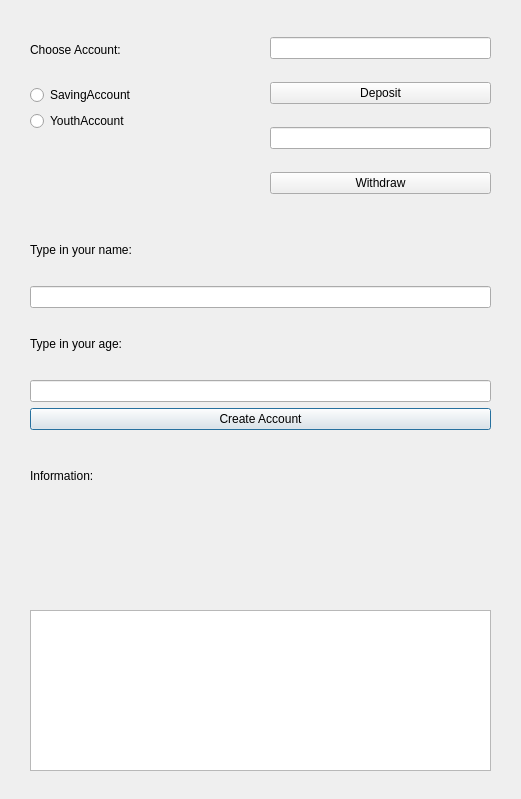
<?xml version="1.0" encoding="UTF-8"?>
<ui version="4.0">
 <class>Dialog</class>
 <widget class="QDialog" name="Dialog">
  <property name="geometry">
   <rect>
    <x>0</x>
    <y>0</y>
    <width>521</width>
    <height>799</height>
   </rect>
  </property>
  <property name="windowTitle">
   <string>Dialog</string>
  </property>
  <widget class="QLabel" name="label_4">
   <property name="geometry">
    <rect>
     <x>30</x>
     <y>440</y>
     <width>451</width>
     <height>71</height>
    </rect>
   </property>
   <property name="text">
    <string>Information:</string>
   </property>
  </widget>
  <widget class="QWidget" name="layoutWidget">
   <property name="geometry">
    <rect>
     <x>30</x>
     <y>220</y>
     <width>461</width>
     <height>210</height>
    </rect>
   </property>
   <layout class="QVBoxLayout" name="verticalLayout_3">
    <item>
     <layout class="QVBoxLayout" name="verticalLayout_2">
      <item>
       <widget class="QLabel" name="label_2">
        <property name="text">
         <string>Type in your name:</string>
        </property>
       </widget>
      </item>
      <item>
       <widget class="QLineEdit" name="lineEdit"/>
      </item>
      <item>
       <widget class="QLabel" name="label_3">
        <property name="text">
         <string>Type in your age:</string>
        </property>
       </widget>
      </item>
      <item>
       <widget class="QLineEdit" name="lineEdit_2"/>
      </item>
     </layout>
    </item>
    <item>
     <widget class="QPushButton" name="pushButton">
      <property name="text">
       <string>Create Account</string>
      </property>
     </widget>
    </item>
   </layout>
  </widget>
  <widget class="QWidget" name="layoutWidget">
   <property name="geometry">
    <rect>
     <x>270</x>
     <y>20</y>
     <width>221</width>
     <height>192</height>
    </rect>
   </property>
   <layout class="QVBoxLayout" name="verticalLayout_4">
    <item>
     <widget class="QLineEdit" name="lineEdit_3"/>
    </item>
    <item>
     <widget class="QPushButton" name="pushButton_2">
      <property name="text">
       <string>Deposit</string>
      </property>
     </widget>
    </item>
    <item>
     <widget class="QLineEdit" name="lineEdit_4"/>
    </item>
    <item>
     <widget class="QPushButton" name="pushButton_3">
      <property name="text">
       <string>Withdraw</string>
      </property>
     </widget>
    </item>
   </layout>
  </widget>
  <widget class="QWidget" name="layoutWidget">
   <property name="geometry">
    <rect>
     <x>30</x>
     <y>20</y>
     <width>183</width>
     <height>111</height>
    </rect>
   </property>
   <layout class="QVBoxLayout" name="verticalLayout_5">
    <item>
     <layout class="QVBoxLayout" name="verticalLayout">
      <item>
       <widget class="QLabel" name="label">
        <property name="text">
         <string>Choose Account:</string>
        </property>
       </widget>
      </item>
      <item>
       <widget class="QRadioButton" name="radioButton_2">
        <property name="text">
         <string>SavingAccount</string>
        </property>
       </widget>
      </item>
     </layout>
    </item>
    <item>
     <widget class="QRadioButton" name="radioButton">
      <property name="text">
       <string>YouthAccount</string>
      </property>
     </widget>
    </item>
   </layout>
  </widget>
  <widget class="QListWidget" name="listWidget">
   <property name="geometry">
    <rect>
     <x>30</x>
     <y>610</y>
     <width>461</width>
     <height>161</height>
    </rect>
   </property>
  </widget>
  <widget class="QWidget" name="">
   <property name="geometry">
    <rect>
     <x>30</x>
     <y>520</y>
     <width>461</width>
     <height>64</height>
    </rect>
   </property>
   <layout class="QVBoxLayout" name="verticalLayout_6">
    <item>
     <widget class="QLabel" name="label_5">
      <property name="text">
       <string/>
      </property>
     </widget>
    </item>
    <item>
     <widget class="QLabel" name="label_6">
      <property name="text">
       <string/>
      </property>
     </widget>
    </item>
   </layout>
  </widget>
 </widget>
 <resources/>
 <connections/>
</ui>
